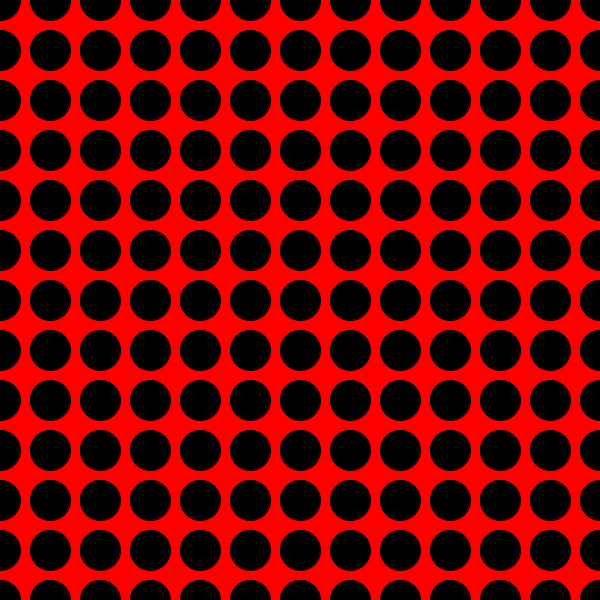
Frame 1 (no input)
Frame 60 (the mouse pressed at the canvas centre just before this capture): identical to frame 1, image omitted
Frame 120 (the mouse held since frame 60 and released just before this capture): identical to frame 1, image omitted

The Processing sketch that drew this single still picture (run headless with seeded random() and noise(); from frame 60 on, the mouse is pressed at the canvas centre):

// Processing sketch: processing_186641
// ── processing_186641.pde

void setup() {
size(600, 600);
colorMode(HSB);}

void draw(){
    float d = dist (width/2,height/2,mouseX, mouseY);
    background(d,255,255);
  for (int x = 0;x<50;x++) {
  for (int y = 0;y<50;y++) {
    fill(0); 
    ellipse(x*50, y*50, 40, 40);
  }
 
}
}
